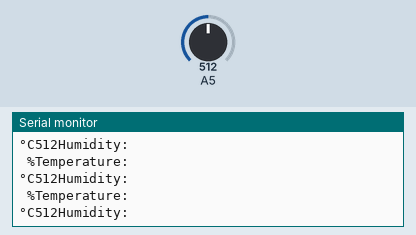
A sketch run on a simulated Arduino Uno, built with avr-gcc and run on an emulated ATmega328P. Shown: the last lines printed to the serial monitor. Inputs (shaded band) come from the test bench; at power-on: A5 = 512.

Above: at 1.2 s.
1.3 s: A5 set to 105
At 2.0 s:
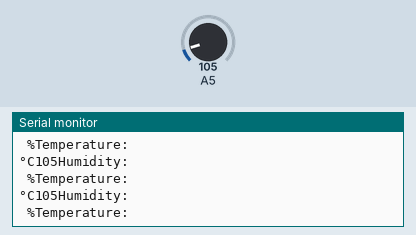
4.3 s: A5 set to 94
At 4.9 s:
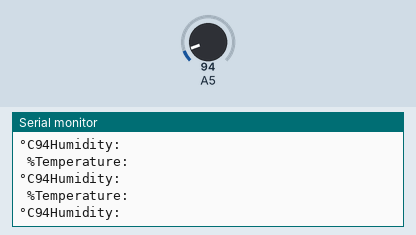
7.3 s: A5 set to 11
At 8.2 s:
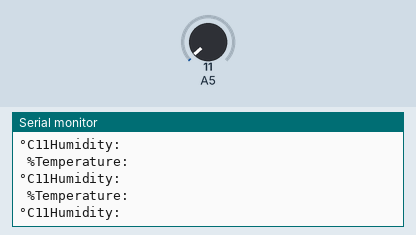
8.8 s: A5 set to 8
At 9.4 s:
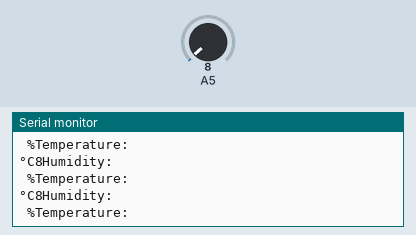
14.8 s: A5 set to 986
At 15.4 s:
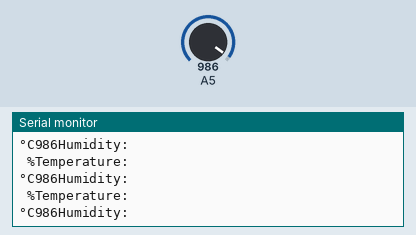
17.8 s: A5 set to 1010
At 18.3 s:
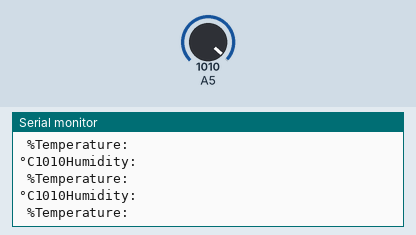
Timing chart, 0 to 20.8 s (numbered marks = the images above; inputs shaded):
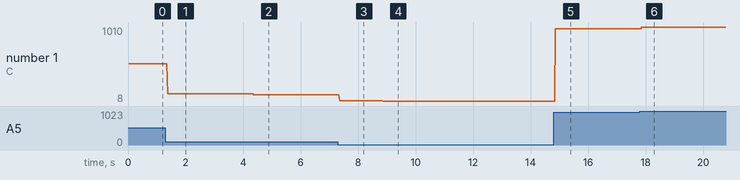

The sketch:

sketch_oct02a.ino
```cpp
void setup()
{
 Serial.begin(9600);

}
void loop()
{
  int ht=analogRead(13);
  Serial.print(ht);
  Serial.println("Humidity: ");
  Serial.print(" %");
  Serial.println("Temperature:");
  Serial.print("°C");
}
```

Measured:
- the behaviour switches between 100 and 99 on A5 (found by bisection; images 1 and 2)
- the behaviour switches between 10 and 9 on A5 (found by bisection; images 3 and 4)
- the behaviour switches between 999 and 1000 on A5 (found by bisection; images 5 and 6)
- after the input at 1.3 s, the serial monitor: prints a new line after 0.08 s (image 1)
- after the input at 4.3 s, the serial monitor: prints a new line after 0.08 s (image 2)
- after the input at 7.3 s, the serial monitor: prints a new line after 0.07 s (image 3)
- after the input at 8.8 s, the serial monitor: prints a new line after 0.08 s (image 4)
- after the input at 14.8 s, the serial monitor: prints a new line after 0.07 s (image 5)
- after the input at 17.8 s, the serial monitor: prints a new line after 0.07 s (image 6)
